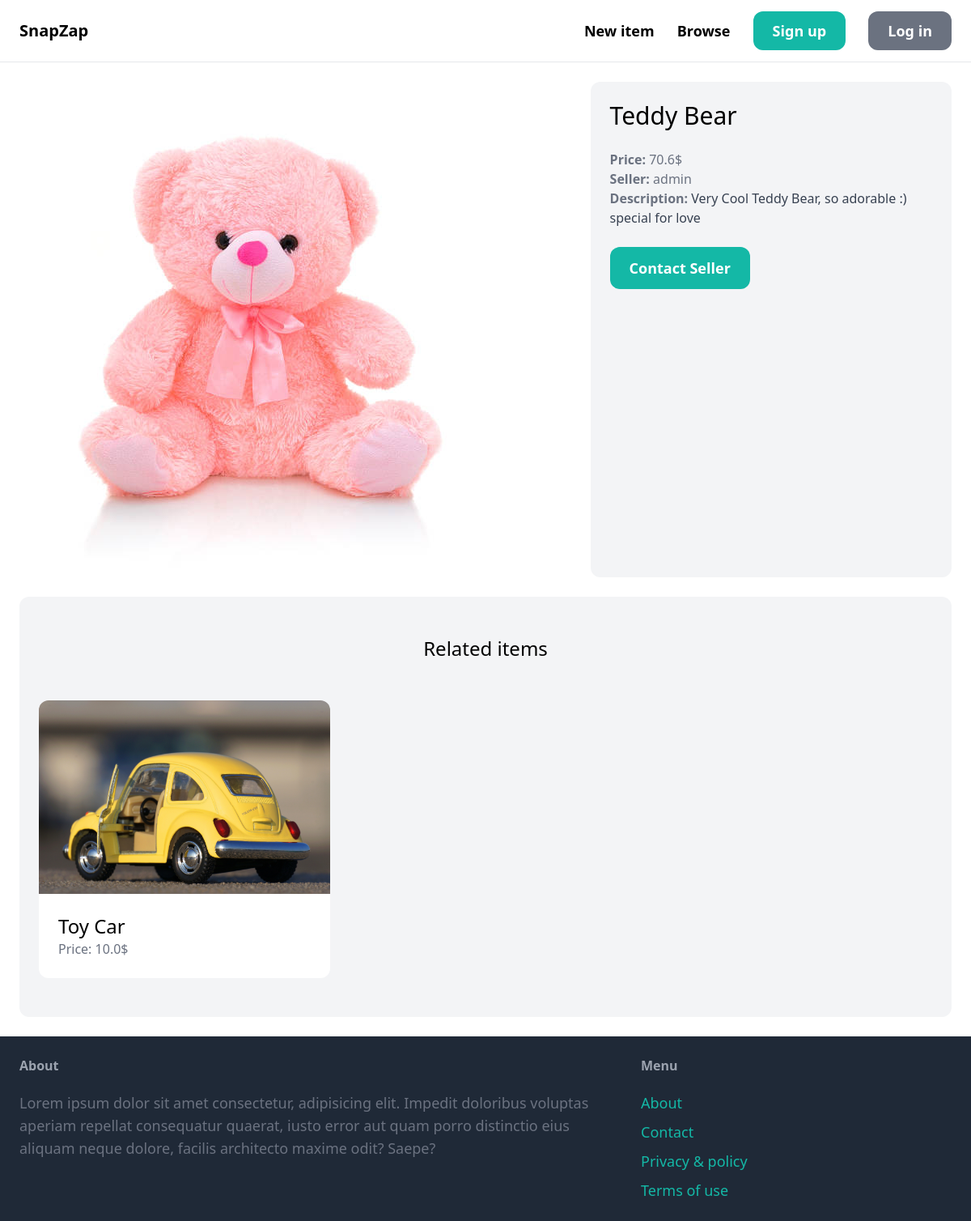
Page /items/1/ on the committed database.
### item/models.py (models this page shows, shortened)
class Item(models.Model):
    category = models.ForeignKey(
        Category, related_name='items', on_delete=models.CASCADE)
    name = models.CharField(max_length=255)
    description = models.TextField(blank=True, null=True)
    price = models.FloatField()
    image = models.ImageField(upload_to='item_images', blank=True, null=True)
    is_sold = models.BooleanField(default=False)
    created_by = models.ForeignKey(
        User, related_name='items', on_delete=models.CASCADE)
    created_at = models.DateTimeField(auto_now_add=True)
    class Meta:
        ordering = ("name",)

### item/views.py (the view)
# urls.py: path('<int:pk>/', views.inbox_detail, name='chat-detail'),
def detail(request, pk):
    item = get_object_or_404(Item, pk=pk)
    related_items = Item.objects.filter(
        category=item.category, is_sold=False).exclude(pk=pk)[:3]
    return render(request, 'item/detail.html', context={'item': item, 'related_items': related_items})

### item/templates/item/detail.html (shortened to what this page needs)
{% extends 'core/base.html' %}
{% block content %}
<div class="grid grid-cols-5 gap-6">
    <div class="col-span-3">
        <img src="{{item.image.url}}" alt="{{item.name}}" class="rounded-xl">
    </div>
    <div class="col-span-2 p-6 bg-gray-100 rounded-xl">
        <h1 class="mb-6 text-3xl">{{item.name}}</h1>
        <p class="text-gray-500"><strong>Price: </strong>{{item.price}}$</p>
        <p class="text-gray-500"><strong>Seller: </strong>{{item.created_by.username}}</p>
        {% if item.description %}
        <p class="text-gray-700">
            <strong class="text-gray-500">Description: </strong>
            {{item.description}}
        </p>
        {% endif %}
        {% if request.user == item.created_by %}
        <div class="mt-6 p-6 bg-white rounded-xl">
            <p>This is your item!</p>
            <a href="{% url 'item:edit-item' pk=item.pk %}" class='inline-block mt-6 px-6 py-3 text-lg font-semibold bg-teal-500 text-white rounded-xl'>Edit</a>
            <a href="{% url 'item:delete-item' pk=item.pk %}" class='inline-block mt-6 px-6 py-3 text-lg font-semibold bg-red-500 text-white rounded-xl'>Delete</a>
        </div>
        {% else %}
        <a href="{% url 'conversation:chat' item.pk %}" class="inline-block mt-6 px-6 py-3 text-lg font-semibold bg-teal-500 text-white hover:bg-teal-700 rounded-xl">Contact Seller</a>
        {% endif %}
    </div>
</div>
<div class="mt-6 px-6 py-12 bg-gray-100 rounded-xl">
    <h2 class="mb-12 text-2xl text-center">Related items</h2>
    <div class="grid grid-cols-3 gap-3">
        {% for item in related_items %}
        <div>
            <a href="{% url 'item:detail' item.id %}">
                <div>
                    <img src="{{item.image.url}}" alt="{{item.name}}" class="rounded-t-xl">
                </div>
                <div class="p-6 bg-white rounded-b-xl">
                    <h2 class="text-2xl">{{item.name}}</h2>
                    <p class="text-gray-500">Price: {{item.price}}$</p>
                </div>
            </a>
        </div>
        {% endfor %}
    </div>
</div>
{% endblock content %}

### rows in the picture
Item: image (picture), name "Teddy Bear", price "70.6", created_by.username "admin", description "Very Cool Teddy Bear, so adorable :) special for love"
Item: image (picture), name "Toy Car", price "10.0"
